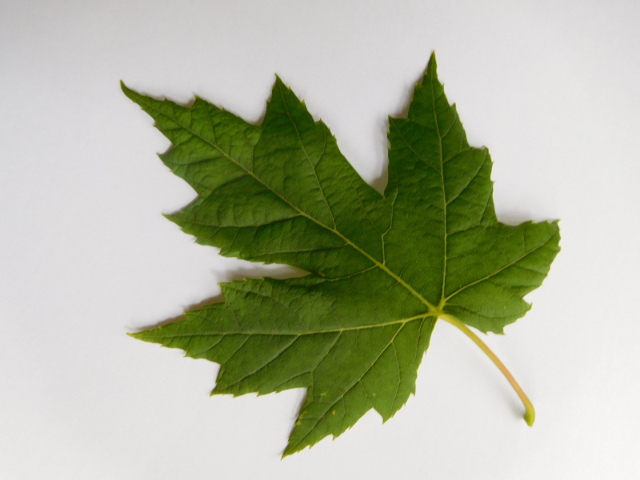
#> input picture Codigo/OpenCV/imagenes/hoja.jpg, 640 x 480 px
$ python bounding_box_hoja.py
#> lines starting #> are read from the running program, lines starting #| are printed output that depends on the picture; after the words box and inside, x2 and y2 are one past the last pixel; in counts of white or black regions, pixels touching at a corner belong together
import cv2

umbral = 175
color = (0,0,255)
grosor = 3

img = cv2.imread('../imagenes/hoja.jpg')
#> img is the input picture: shape (480, 640, 3); mean B, G, R 160.3, 183.1, 177.7

img_byn = cv2.cvtColor(img, cv2.COLOR_BGR2GRAY)
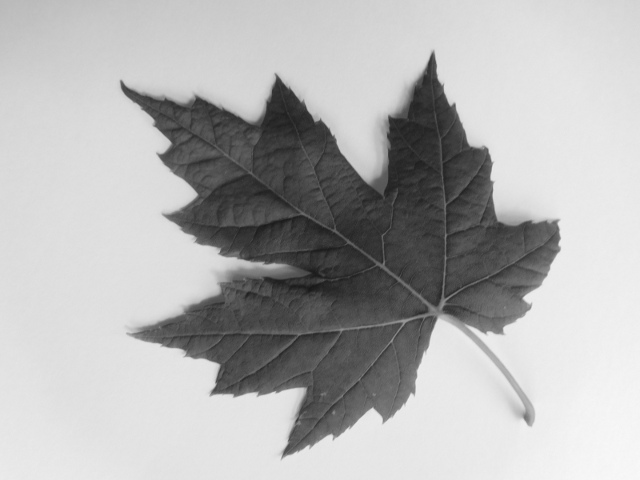
#> img_byn: shape (480, 640); min 24, max 249, mean 178.9
_, img_umbral = cv2.threshold(img_byn, umbral, 255, cv2.THRESH_BINARY_INV)
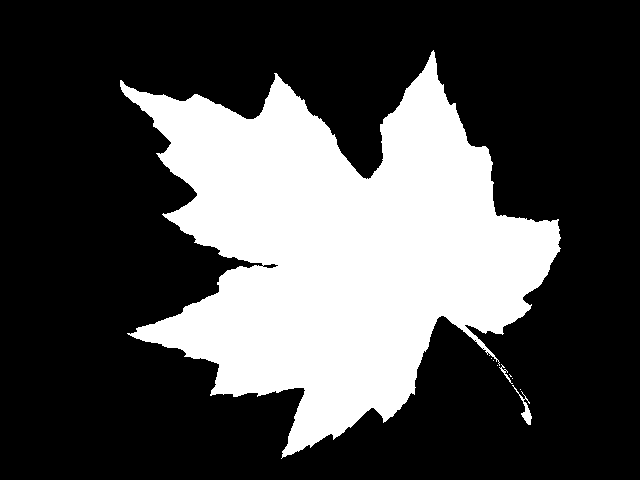
#> img_umbral: shape (480, 640); 29.8% white; 9 white regions (6 under 20 px)
contornos, _ = cv2.findContours(img_umbral, cv2.RETR_LIST, cv2.CHAIN_APPROX_NONE)
#> contornos = 14 contours, 10 with area under 20; largest, box (x1, y1, x2, y2) and area: (120, 50, 561, 459) 90258, (512, 385, 532, 425) 122, (262, 263, 279, 269) 52, (499, 364, 513, 384) 26

for contorno in contornos:
    x,y,ancho,alto = cv2.boundingRect(contorno)
    cv2.rectangle(img,(x,y),(x+ancho,y+alto), color, grosor)
#> this loop made 14 passes
#> (x, y, ancho, alto) on passes 1, 2, 3, 4, 5, 6, 7, 8, 9, 13, 14: (520, 389, 1, 1), (512, 385, 20, 40), (512, 378, 1, 1), (509, 374, 3, 3), (503, 369, 4, 3), (497, 365, 1, 1), (499, 364, 14, 20), (493, 360, 1, 1), (491, 358, 1, 1), (262, 263, 17, 6), (120, 50, 441, 409)
#> (contorno, x, y, ancho, alto) on passes 10 to 12: ([[486, 352], [487, 351], [488, 352], [487, 353]], 486, 351, 3, 3), ([[482, 348], [483, 347], [484, 348], [483, 349]], 482, 347, 3, 3), ([[474, 340], [475, 339], [476, 340], [475, 341]], 474, 339, 3, 3)
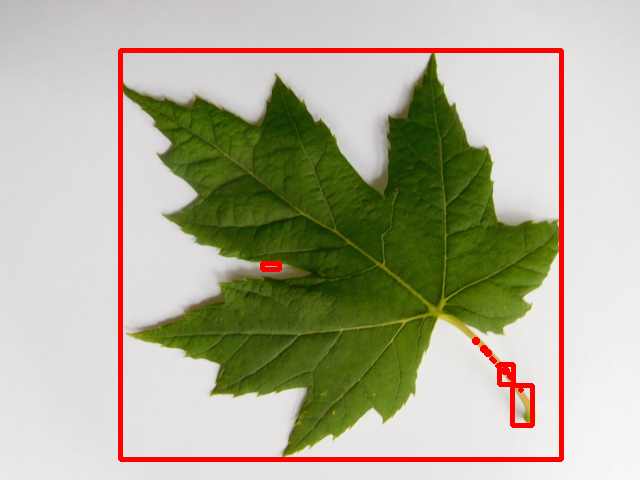
#> img: shape (480, 640, 3); 3.22% of pixels changed, all inside (x1, y1, x2, y2) = (118, 48, 564, 462)

#cv2.drawContours(img, contornos, -1, color, grosor)
cv2.imshow('Bounding box', img)

cv2.waitKey(0)
cv2.destroyAllWindows()
